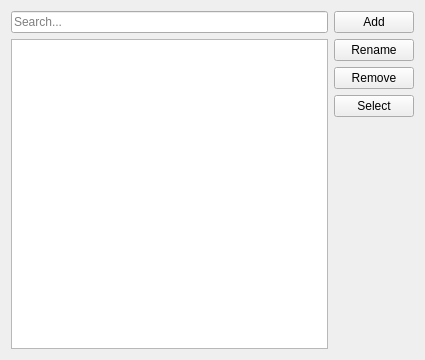
<?xml version="1.0" encoding="UTF-8"?>
<ui version="4.0">
 <class>TagForm</class>
 <widget class="QWidget" name="TagForm">
  <property name="windowModality">
   <enum>Qt::WindowModal</enum>
  </property>
  <property name="geometry">
   <rect>
    <x>0</x>
    <y>0</y>
    <width>425</width>
    <height>360</height>
   </rect>
  </property>
  <property name="windowTitle">
   <string>Tags</string>
  </property>
  <property name="locale">
   <locale language="English" country="UnitedKingdom"/>
  </property>
  <layout class="QHBoxLayout" name="horizontalLayout">
   <item>
    <layout class="QVBoxLayout" name="leftVerticalLayout">
     <item>
      <layout class="QHBoxLayout" name="controlsHorizontalLayout">
       <item>
        <widget class="QLineEdit" name="searchLineEdit">
         <property name="placeholderText">
          <string>Search...</string>
         </property>
         <property name="clearButtonEnabled">
          <bool>true</bool>
         </property>
        </widget>
       </item>
      </layout>
     </item>
     <item>
      <widget class="QTableView" name="tableView">
       <property name="selectionMode">
        <enum>QAbstractItemView::SingleSelection</enum>
       </property>
       <property name="selectionBehavior">
        <enum>QAbstractItemView::SelectRows</enum>
       </property>
       <property name="sortingEnabled">
        <bool>true</bool>
       </property>
       <attribute name="horizontalHeaderHighlightSections">
        <bool>false</bool>
       </attribute>
       <attribute name="horizontalHeaderStretchLastSection">
        <bool>true</bool>
       </attribute>
       <attribute name="verticalHeaderVisible">
        <bool>false</bool>
       </attribute>
      </widget>
     </item>
    </layout>
   </item>
   <item>
    <layout class="QVBoxLayout" name="rightVerticalLayout">
     <item>
      <widget class="QPushButton" name="addButton">
       <property name="text">
        <string>Add</string>
       </property>
      </widget>
     </item>
     <item>
      <widget class="QPushButton" name="renameButton">
       <property name="text">
        <string>Rename</string>
       </property>
      </widget>
     </item>
     <item>
      <widget class="QPushButton" name="removeButton">
       <property name="text">
        <string>Remove</string>
       </property>
      </widget>
     </item>
     <item>
      <widget class="QPushButton" name="selectButton">
       <property name="text">
        <string>Select</string>
       </property>
      </widget>
     </item>
     <item>
      <spacer name="verticalSpacer">
       <property name="orientation">
        <enum>Qt::Vertical</enum>
       </property>
       <property name="sizeHint" stdset="0">
        <size>
         <width>20</width>
         <height>40</height>
        </size>
       </property>
      </spacer>
     </item>
    </layout>
   </item>
  </layout>
 </widget>
 <resources/>
 <connections/>
</ui>
